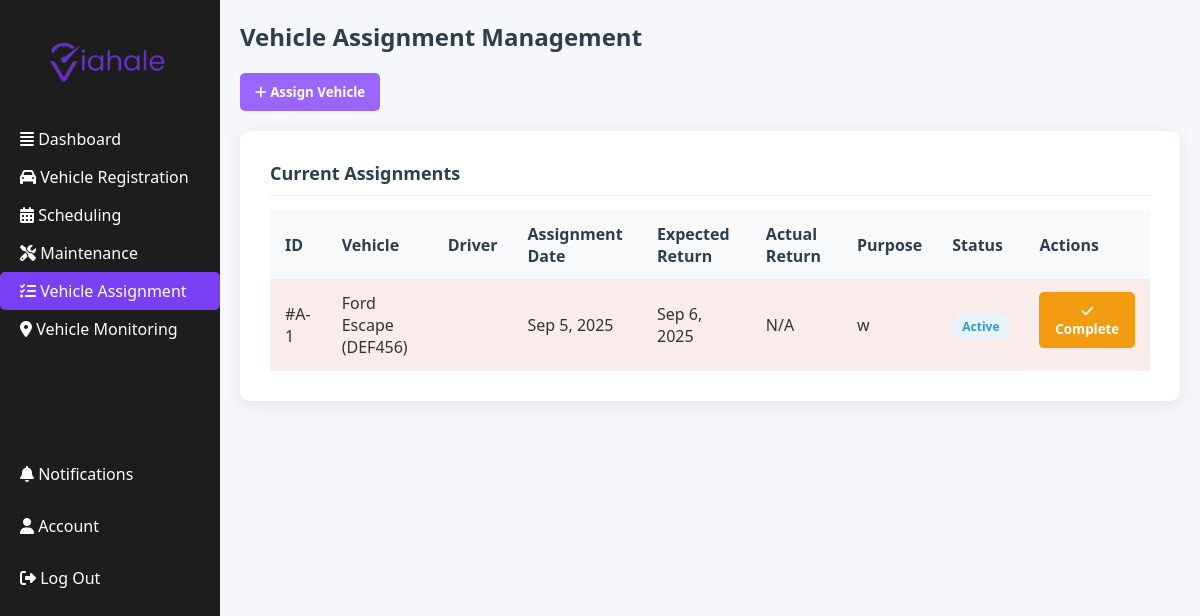
Page /FVM/VA.php on the committed database.
### tables this page shows
CREATE TABLE `vehicle_assignments` (
  `assignment_id` int(11) NOT NULL,
  `vehicle_id` int(11) NOT NULL,
  `driver_id` int(11) NOT NULL,
  `assignment_date` date NOT NULL,
  `expected_return_date` date NOT NULL,
  `actual_return_date` date DEFAULT NULL,
  `purpose` text NOT NULL,
  `status` enum('active','completed','cancelled') DEFAULT 'active',
  `created_at` timestamp NOT NULL DEFAULT current_timestamp()
);

CREATE TABLE `vehicles` (
  `vehicle_id` int(11) NOT NULL,
  `make` varchar(50) NOT NULL,
  `model` varchar(50) NOT NULL,
  `year` year(4) DEFAULT NULL,
  `license_plate` varchar(15) NOT NULL,
  `capacity` int(11) NOT NULL,
  `vehicle_type` enum('car','motor','suv','van') DEFAULT 'car',
  `fuel_type` varchar(99) NOT NULL,
  `status` enum('available','in_use','maintenance') DEFAULT 'available',
  `created_at` timestamp NOT NULL DEFAULT current_timestamp(),
  `updated_at` timestamp NULL DEFAULT current_timestamp()
);

### FVM/config.php (called while the page is built, shortened)
<?php
$Connections = mysqli_connect("localhost:3306", "root", "", "log2");
function executeQuery($sql, $params = []) {
    global $Connections;
    $stmt = mysqli_prepare($Connections, $sql);
    if (!mysqli_stmt_execute($stmt)) {
        die("Error executing statement: " . mysqli_stmt_error($stmt));
    }
    $result = mysqli_stmt_get_result($stmt);
    if ($result) {
        $rows = [];
        while ($row = mysqli_fetch_assoc($result)) {
            $rows[] = $row;
        }
        return $rows;
    }
    $affectedRows = mysqli_stmt_affected_rows($stmt);
    return $affectedRows;
}
?>

### FVM/VA.php (the view, shortened to what this page needs)
<?php
include 'config.php';
$assignments = executeQuery("
    SELECT a.*, v.make, v.model, v.license_plate, d.first_name, d.last_name
    FROM vehicle_assignments a
    LEFT JOIN vehicles v ON a.vehicle_id = v.vehicle_id
    LEFT JOIN drivers d ON a.driver_id = d.driver_id
    ORDER BY a.assignment_date DESC
");
?>
<!DOCTYPE html>
<html lang="en">
<head>
  <link rel="stylesheet" href="https://cdnjs.cloudflare.com/ajax/libs/font-awesome/6.4.0/css/all.min.css"/>
</head>
<body>
  <div class="sidebar">
    <div class="logo">
      <img src="viahale1.png" alt="Logo">
    </div>
    <ul>
      <li><a href="fvm-dashboard.php"><i class="fas fa-align-justify"></i> Dashboard</a></li>
      <li><a href="VR.php"><i class="fas fa-car me-2"></i> Vehicle Registration</a></li>
      <li><a href="SC.php"><i class="fas fa-calendar-alt me-2"></i> Scheduling</a></li>
      <li><a href="MA.php"><i class="fas fa-tools me-2"></i> Maintenance</a></li>
      <li class="active"><a href="VA.php"><i class="fas fa-tasks me-2"></i> Vehicle Assignment</a></li>
      <li><a href="VM.php"><i class="fas fa-map-marker-alt me-2"></i> Vehicle Monitoring</a></li>
    </ul>
    <div class="bottom-links">
      <a href="#"><i class="fas fa-bell me-2"></i> Notifications</a>
      <a href="#"><i class="fas fa-user me-2"></i> Account</a>
      <a href="../login.php"><i class="fas fa-sign-out-alt me-2"></i> Log Out</a>
    </div>
  </div>
  <div class="main-content">
    <div class="dashboard-header">
      <div class="page-title">Vehicle Assignment Management</div>
    </div>
    <div class="crud-actions">
      <button class="btn btn-primary" onclick="openModal('assign-vehicle')">
        <i class="fas fa-plus"></i> Assign Vehicle
      </button>
    </div>
    <div class="dashboard-cards">
      <div class="card">
        <div class="card-header">
          <div class="card-title">Current Assignments</div>
        </div>
        <div class="assignment-list">
          <table>
            <thead>
              <tr>
                <th>ID</th>
                <th>Vehicle</th>
                <th>Driver</th>
                <th>Assignment Date</th>
                <th>Expected Return</th>
                <th>Actual Return</th>
                <th>Purpose</th>
                <th>Status</th>
                <th>Actions</th>
              </tr>
            </thead>
            <tbody>
              <?php foreach ($assignments as $assignment):
                $statusClass = str_replace('_', '-', $assignment['status']);
                $isOverdue = $assignment['status'] === 'active' &&
                             strtotime($assignment['expected_return_date']) < strtotime(date('Y-m-d'));
              ?>
              <tr class="<?php echo $isOverdue ? 'overdue-row' : ''; ?>">
                <td>#A-<?php echo $assignment['assignment_id']; ?></td>
                <td><?php echo $assignment['make'] . ' ' . $assignment['model'] . ' (' . $assignment['license_plate'] . ')'; ?></td>
                <td><?php echo $assignment['first_name'] . ' ' . $assignment['last_name']; ?></td>
                <td><?php echo date('M j, Y', strtotime($assignment['assignment_date'])); ?></td>
                <td><?php echo date('M j, Y', strtotime($assignment['expected_return_date'])); ?></td>
                <td><?php echo $assignment['actual_return_date'] ? date('M j, Y', strtotime($assignment['actual_return_date'])) : 'N/A'; ?></td>
                <td><?php echo $assignment['purpose']; ?></td>
                <td><span class='status <?php echo $statusClass; ?>'><?php echo ucfirst($assignment['status']); ?></span></td>
                <td class="action-buttons">
                  <button class="btn btn-edit" onclick="completeAssignment(<?php echo $assignment['assignment_id']; ?>)">
                    <i class="fas fa-check"></i> Complete
                  </button>
                </td>
              </tr>
              <?php endforeach; ?>
            </tbody>
          </table>
        </div>
      </div>
    </div>
  </div>
</body>
</html>

### FVM/VA.php (style rules this page uses)
:root { --primary: #2c3e50; --secondary: #3498db; --accent: #e74c3c; --light: #ecf0f1; --dark: #1d1d1d; --success: #2ecc71; --warning: #f39c12; }
* { margin: 0; padding: 0; box-sizing: border-box; font-family: 'Segoe UI', Tahoma, Geneva, Verdana, sans-serif; }
body { background-color: #f5f7fa; color: #333; display: flex; margin: 0; }
.sidebar { width: 220px; background: var(--dark); color: white; height: 100vh; padding: 25px 0; position: fixed; }
.sidebar .logo { text-align: center; margin-bottom: 20px; }
.sidebar .logo img { width: 160px; }
.sidebar ul { list-style: none; padding: 0; }
.sidebar ul li { padding: 8px 20px; border-radius: 5px; transition: all 0.3s ease; }
.sidebar ul li a { color: white; text-decoration: none; display: block; transition: color 0.3s ease; }
.sidebar ul li.active { background: #7a3ff2; }
.bottom-links { display: flex; flex-direction: column; margin-top: 100px; }
.bottom-links a { color: white; text-decoration: none; margin: 5px 0; padding: 10px 20px; border-radius: 5px; transition: all 0.3s ease; }
.main-content { margin-left: 220px; padding: 20px; width: calc(100% - 220px); }
.dashboard-header { display: flex; justify-content: space-between; align-items: center; margin-bottom: 20px; }
.page-title { font-size: 24px; font-weight: 600; color: #2c3e50; }
.crud-actions { display: flex; gap: 10px; margin-bottom: 20px; }
.btn { padding: 10px 15px; border: none; border-radius: 5px; cursor: pointer; font-weight: 600; transition: all 0.3s ease; }
.btn-primary { background-color: #9a66ff; color: white; }
.btn-edit { background-color: #f39c12; color: white; }
.dashboard-cards { display: flex; flex-direction: column; gap: 20px; }
.card { background-color: white; border-radius: 10px; box-shadow: 0 4px 15px rgba(0, 0, 0, 0.08); padding: 30px; transition: transform 0.3s ease; }
.card-header { display: flex; justify-content: space-between; align-items: center; margin-bottom: 15px; padding-bottom: 10px; border-bottom: 1px solid #eee; }
.card-title { font-size: 18px; font-weight: 600; color: #2c3e50; }
table { width: 100%; border-collapse: collapse; }
th, td { padding: 12px 15px; text-align: left; border-bottom: 1px solid #eee; }
th { background-color: #f8f9fa; font-weight: 600; color: #2c3e50; }
.status { padding: 5px 10px; border-radius: 20px; font-size: 12px; font-weight: 600; }
.active { background-color: #e8f4fd; color: #3498db; }
.overdue-row { background-color: #faecea; }
.action-buttons { display: flex; gap: 5px; }

### rows in the picture
vehicle_assignments: assignment_id "1", vehicle.make "Ford", vehicle.model "Escape", vehicle.license_plate "DEF456", assignment_date "Sep 5, 2025", expected_return_date "Sep 6, 2025", shows "N/A", purpose "w", status "Active"
